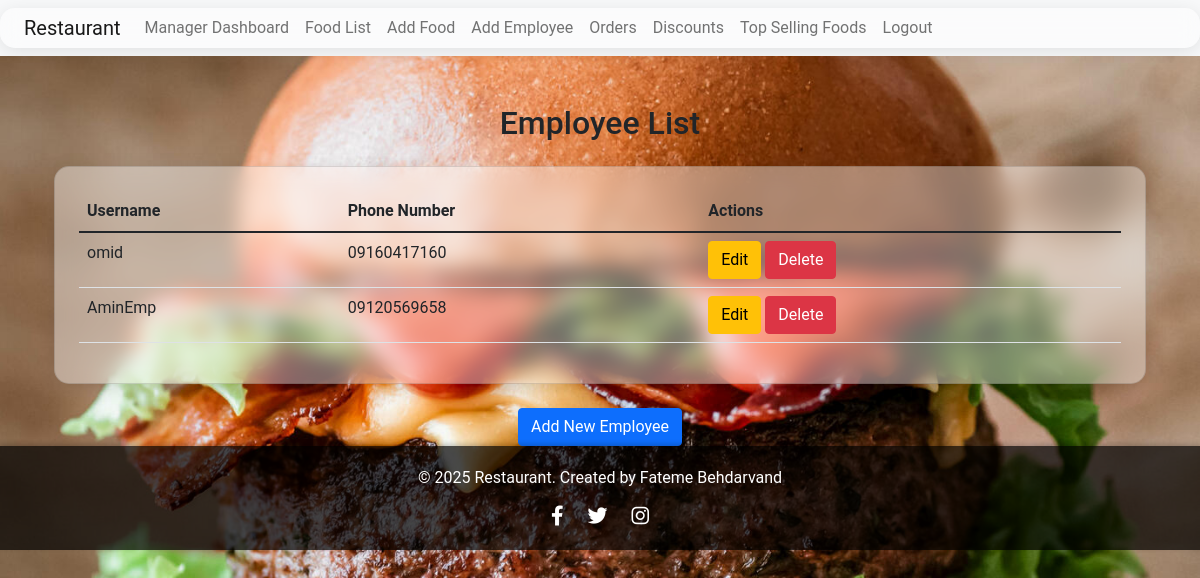
Page /employee/list/ (signed in) on the committed database.
### main/models.py (models this page shows, shortened)
class Employee(models.Model):
    ROLE_CHOICES = [
        ('garson', 'Garson'),
        ('staff', 'Staff')
    ]
    user = models.OneToOneField(User, on_delete=models.CASCADE)
    phone_number = models.CharField(max_length=15)
    role = models.CharField(max_length=100, choices=ROLE_CHOICES)
    salary = models.DecimalField(max_digits=10, decimal_places=2, blank=True, null=True)

class User(AbstractUser):
    MANAGER = 'manager'
    EMPLOYEE = 'employee'
    CUSTOMER = 'customer'
    ROLE_CHOICES = [
        (MANAGER, 'Manager'),
        (EMPLOYEE, 'Employee'),
        (CUSTOMER, 'Customer'),
    ]
    role = models.CharField(max_length=10, choices=ROLE_CHOICES, default=CUSTOMER)

### main/views.py (the view)
# urls.py: path('employee/list/', EmployeeListView.as_view(), name='employee_list'),
class EmployeeListView(AdminRequiredMixin, ListView):
    model = Employee
    template_name = 'employee_list.html'
    context_object_name = 'employees'

### main/views.py (called while the page is built)
    def test_func(self):
        return self.request.user.is_staff

### main/templates/employee_list.html
{% extends 'base_generic.html' %}
{% block content %}
  <div class="container mt-5">
    <h2 class="text-center">Employee List</h2>
    <div class="card p-4 mt-4">
      <table class="table">
        <thead>
          <tr>
            <th>Username</th>
            <th>Phone Number</th>
            <th>Actions</th>
          </tr>
        </thead>
        <tbody>
          {% for employee in employees %}
            <tr>
              <td>{{ employee.user.username }}</td>
              <td>{{ employee.phone_number }}</td>
              <td>
                <a href="{% url 'edit_employee' employee.pk %}" class="btn btn-warning">Edit</a>
                <a href="{% url 'delete_employee' employee.pk %}" class="btn btn-danger" onclick="return confirm('Are you sure you want to delete this employee?');">Delete</a>
              </td>
            </tr>
          {% endfor %}
        </tbody>
      </table>
    </div>
    <div class="mt-4 text-center">
      <a href="{% url 'add_employee' %}" class="btn btn-primary">Add New Employee</a>
    </div>
  </div>
{% endblock %}

### main/templates/base_generic.html (style rules this page uses)
body { font-family: "Roboto", sans-serif; background-image: url('/media/food_images/74675-ultimate-burger.jpg'); background-size: cover; background-position: center; background-attachment: fixed; }
.container-fluid, .card, .list-group-item { background-color: rgba(255, 255, 255, 0.4); backdrop-filter: blur(10px); border-radius: 15px; box-shadow: 0 4px 20px rgba(0, 0, 0, 0.1); transition: all 0.3s ease; }

### rows in the picture
Employee: user.username "omid", phone_number "09160417160"
Employee: user.username "AminEmp", phone_number "09120569658"
